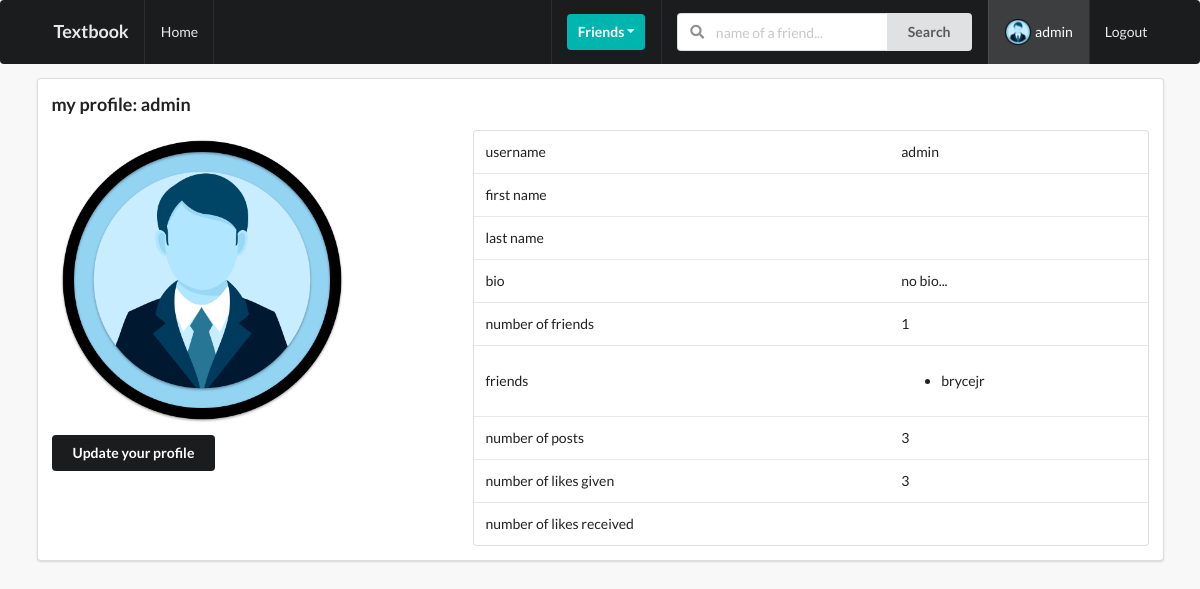
Page /profiles/profile/ (signed in) on the committed database.
### profiles/models.py (models this page shows, shortened)
class Profile(models.Model):
    first_name = models.CharField(max_length=200, blank=True)
    last_name = models.CharField(max_length=200, blank=True)
    user = models.OneToOneField(User, on_delete=models.CASCADE)
    bio = models.TextField(default="no bio...", max_length=300)
    email = models.EmailField(max_length=200, blank=True)
    country = models.CharField(max_length=200, blank=True)
    avatar = models.ImageField(default='avatar.png', upload_to='avatars/')
    friends = models.ManyToManyField(User, blank=True, related_name='friends')
    slug = models.SlugField(unique=True, blank=True)
    updated = models.DateTimeField(auto_now=True)
    created = models.DateTimeField(auto_now_add=True)
    objects = ProfileManager()
    def get_friends(self):
        return self.friends.all()
    def get_friends_no(self):
        return self.friends.all().count()
    def get_posts_no(self):
        return self.posts.all().count()
    def get_likes_given_no(self):
        likes = self.like_set.all()
        total_liked = 0
        for item in likes:
            if item.value=='Like':
                total_liked += 1
        return total_liked
    __initial_first_name = None
    __initial_last_name = None
    def __init__(self, *args, **kwargs):
        super().__init__(*args, **kwargs)
        self.__initial_first_name = self.first_name
        self.__initial_last_name = self.last_name

### posts/models.py (models this page shows, shortened)
class Like(models.Model):
	user = models.ForeignKey(Profile, on_delete=models.CASCADE)
	post = models.ForeignKey(Post, on_delete=models.CASCADE)
	value = models.CharField(choices=LIKE_CHOICES, max_length=8)
	updated = models.DateTimeField(auto_now=True)
	created = models.DateTimeField(auto_now_add=True)

### profiles/views.py (the view)
# urls.py: path('profile/', my_profile_view, name='my-profile-view'),
@login_required
def my_profile_view(request):
    profile = Profile.objects.get(user=request.user)
    form = ProfileModelForm(request.POST or None, request.FILES or None, instance=profile)
    confirm = False
    if request.method == 'POST':
        if form.is_valid():
            form.save()
            confirm = True
    context = {
        'profile': profile,
        'form': form,
        'confirm': confirm,
    }
    return render(request, 'profile.html', context)

### profiles/forms.py
class ProfileModelForm(forms.ModelForm):
	class Meta:
		model = Profile
		fields = ('first_name', 'last_name', 'bio', 'avatar')

### profiles/context_processors.py (called while the page is built)
def profile_pic(request):
    if request.user.is_authenticated:
        profile_obj = Profile.objects.get(user=request.user)
        pic = profile_obj.avatar
        return {'picture':pic}
    return {}

def inv_received_no(request):
    if request.user.is_authenticated:
        profile_obj = Profile.objects.get(user=request.user)
        qs_count = Relationship.objects.invitations_received(profile_obj).count
        return {'invites_no':qs_count}
    return {}

### profiles/models.py (called while the page is built)
    def invitations_received(self, receiver):
        qs = Relationship.objects.filter(receiver=receiver, status='send')
        return qs

### templates/profile.html (shortened to what this page needs)
{% extends 'base.html' %}
{% block content %}
<div class="ui segment">
	<h3>my profile: {{ request.user }}</h3>
	<div class="ui grid">
		<div class="row">
			<div class="six wide column">
				<img class="ui medium rounded image" src="{{ profile.avatar.url }}">
				<div class="row mt-5">
					<button class="ui secondary button" id="modal-btn">Update your profile</button>
				</div>
			</div>
			<div class="ten wide column">
				<table class="ui table">
					<tbody>
						<tr>
							<td>username</td>
							<td>{{ profile.user }}</td>
						</tr>
						<tr>
							<td>first name</td>
							<td>{{ profile.first_name }}</td>
						</tr>
						<tr>
							<td>last name</td>
							<td>{{ profile.last_name }}</td>
						</tr>
						<tr>
							<td>bio</td>
							<td>{{ profile.bio }}</td>
						</tr>
						<tr>
							<td>number of friends</td>
							<td>{{ profile.get_friends_no }}</td>
						</tr>
						<tr>
							<td>friends</td>
							<td>
								<ul>
									{% for friend in profile.get_friends %}
									<li>{{ friend }}</li>
									{% endfor %}
								</ul>
							</td>
						</tr>
						<tr>
							<td>number of posts</td>
							<td>{{ profile.get_posts_no }}</td>
						</tr>
						<tr>
							<td>number of likes given</td>
							<td>{{ profile.get_likes_given_no }}</td>
						</tr>
						<tr>
							<td>number of likes received</td>
							<td>{{ profile.get_likes_received }}</td>
						</tr>
					</tbody>
				</table>
			</div>
		</div>
	</div>
</div>
{% endblock content %}

### templates/navbar.html (shortened to what this page needs)
{% url 'home-view' as path_to_home %}
{% url 'posts:post' as path_to_posts %}
{% url 'profiles:my-profile-view' as path_to_my_profile %}
<div class="ui inverted menu mb-7">
  <div class="ui container">
    <a href="{{ path_to_home }}" class="{% if request.path == path_to_home %}active{% endif %} item">
      <h3>Textbook</h3>
    </a>
    {% if request.user.is_authenticated %}
    <a href="{{ path_to_posts }}" class="{% if request.path == path_to_posts %}active{% endif %} item">
      Home
    </a>
    {% endif %}
    <div class="right menu">
      {% if request.user.is_authenticated %}
      <div class="item">
        <div class="ui floating dropdown icon button teal"> Friends
          <i class="dropdown icon"></i>
        </div>
      </div>
      <div class="item">
        <form action="" method="GET">
          <div class="ui action left icon input">
            <input class="prompt" type="text" name='q' placeholder="name of a friend...">
            <button type='submit' class="ui button">Search</button>
          </div>
        </form>
      </div>
      <a href="{{ path_to_my_profile }}" class="{% if request.path == path_to_my_profile %}active{% endif %} item">
        <img src={{ picture.url }} class="ui avatar image">
        {{ request.user }}
      </a>
      <a href="{% url 'account_logout' %}" class="ui item">
        Logout
      </a>
      {% else %}
      <a href="{% url 'account_login' %}" class="ui item">
        Login
      </a>
      {% endif %}
    </div>
  </div>
</div>

### static_files/style.css (style rules this page uses)
body { background: #F8F8F8 !important; }
.mb-7 { margin-bottom: 7px !important; }
.mt-5 { margin-top: 5px !important; }

### rows in the picture
Profile: avatar (placeholder picture), user "admin", bio "no bio...", get_friends_no "1", get_posts_no "3", get_likes_given_no "3"

### other values in the picture
{{ request.user }} "admin"
{{ friend }} "brycejr"
